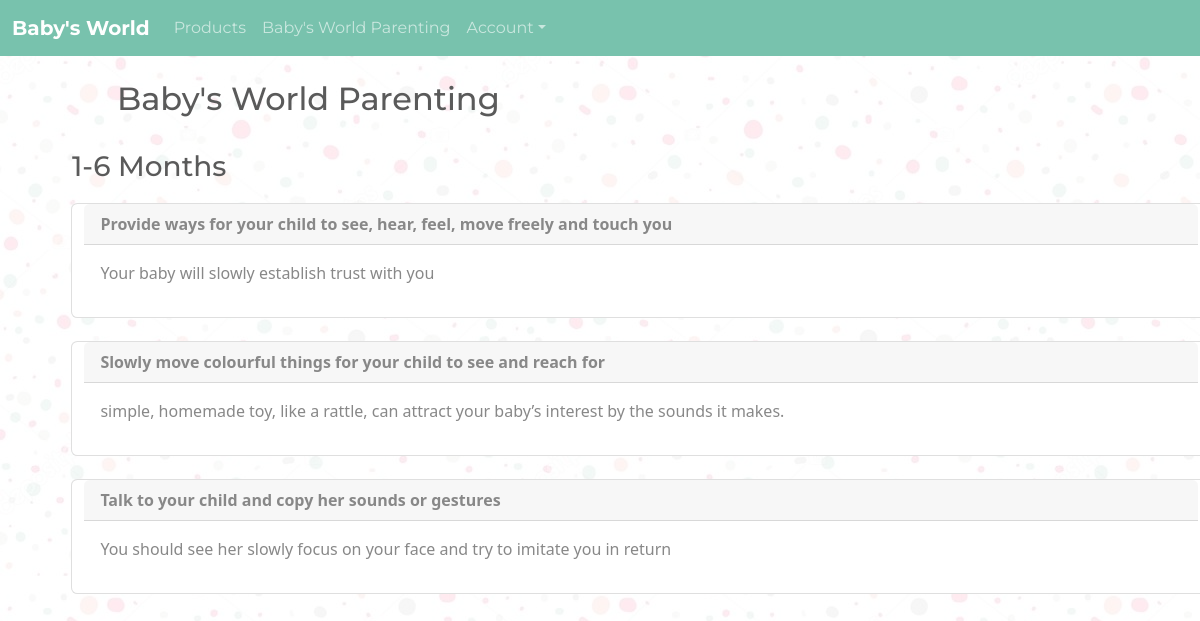
Page /blog/1/ on the committed database.
### products/models.py (models this page shows, shortened)
class parenting_tip(models.Model):
    age_category = (
        ('1', '1-6 Months'),
        ('2', '1 year'),
        ('3', '1-2 years'),
        ('4', '2+ years'),
    )
    age = models.CharField(max_length=20, choices = age_category)
    tip_title =  models.CharField(max_length=200)
    tip_desc =  models.CharField(max_length=500)

### products/views.py (the view)
# urls.py: path('blog/<str:age_id>/',parenting,name="parenting"),
def parenting(request,age_id):
    age_tips = parenting_tip.objects.filter(age = age_id)
    aget = age_tips.last()
    aget = aget.get_age_display()
    context ={'age_tips':age_tips,'aget':aget}
    return render(request,"products/age_tips.html",context)

### templates/products/age_tips.html
{% extends 'base2.html' %}
{% load static %}
{% block content %}
<br>
<h2  style="margin-left: 5%">Baby's World Parenting</h2>
<br>
<div class="container">
    <h3>{{aget}}</h3>
<div class="h-100 row align-items-center">
    {% for age in age_tips %}
    <div class="card" style="margin:1%">
        <div class="card-header">
            <b>{{age.tip_title}}</b>
        </div>
        <div class="card-body">
            <p>{{age.tip_desc}}</p>
        </div>
        </div>
  {% endfor %}
  </div>
</div>
{% endblock %}

### templates/base2.html (style rules this page uses)
body { background-image: linear-gradient( rgba(256, 256, 256, 0.8), rgba(256, 256, 256,0.8)), url("/static/img/bg3.jpg"); }

### rows in the picture
parenting_tip: tip_title "Provide ways for your child to see, hear, feel, move freely and touch you", tip_desc "Your baby will slowly establish trust with you"
parenting_tip: tip_title "Slowly move colourful things for your child to see and reach for", tip_desc "simple, homemade toy, like a rattle, can attract your baby’s interest by the sounds it makes."
parenting_tip: tip_title "Talk to your child and copy her sounds or gestures", tip_desc "You should see her slowly focus on your face and try to imitate you in return"

### other values in the picture
{{ aget }} "1-6 Months"
